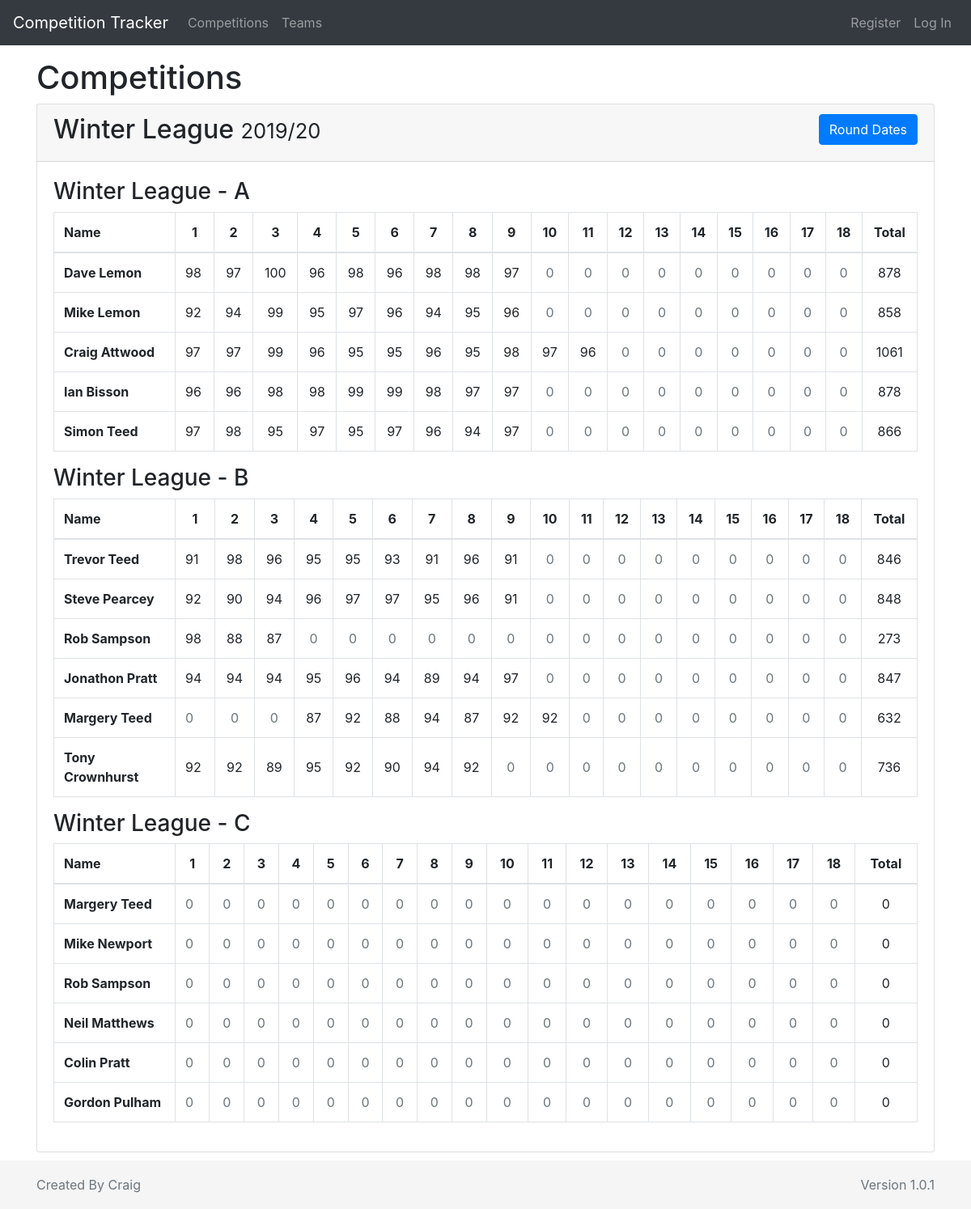
The page / on the database its author committed.
### tables this page shows
CREATE TABLE competitions (
    id INTEGER PRIMARY KEY AUTOINCREMENT,
    competition_name TEXT NOT NULL,
    season TEXT NULL,
    rounds INTEGER NULL,
    round1_due DATE NULL,
    round2_due DATE NULL,
    round3_due DATE NULL,
    round4_due DATE NULL,
    round5_due DATE NULL,
    round6_due DATE NULL,
    round7_due DATE NULL,
    round8_due DATE NULL,
    round9_due DATE NULL,
    round10_due DATE NULL,
    round11_due DATE NULL,
    round12_due DATE NULL,
    round13_due DATE NULL,
    round14_due DATE NULL,
    round15_due DATE NULL,
    round16_due DATE NULL,
    round17_due DATE NULL,
    round18_due DATE NULL
);

CREATE TABLE compTeam (
    id INTEGER PRIMARY KEY AUTOINCREMENT,
    team_id INTEGER NULL,
    competition_id INTEGER NULL
);

CREATE TABLE team (
    id INTEGER PRIMARY KEY AUTOINCREMENT,
    team_name TEXT NOT NULL,
    team_size INTEGER NULL,
    season TEXT NOT NULL
);

### winter_league/competition.py (the view)
@bp.route('/')
def index():
    print ('Requesting competition data')
    comp_data = collect_competion_data()
    return render_template('postal/index.html', data=comp_data, date=today)

### winter_league/auth.py (called while the page is built)
@bp.before_app_request
def load_logged_in_user():
    user_id = session.get('user_id')
    if user_id is None:
        g.user = None
    else:
        g.user = get_db().execute(
            'SELECT * FROM user WHERE id = ?', (user_id,)
        ).fetchone()

### winter_league/competition.py (called while the page is built)
@bp.route("/data/comp_teams/<comp_id>")
def get_competition_teams(comp_id):
    teams_in_comp = query_db(
        'SELECT compTeam.id as compTeam_id, team_id, team_name from compTeam '
        ' JOIN team ON team.id = compTeam.team_id'
        ' WHERE compTeam.competition_id=?', str(comp_id)
    )
    return teams_in_comp

def get_compeitors_scores(comp_id, user_id, team_id):
    user_results = query_db(
        """
        SELECT
-- rounds
rounds.comp_id
, rounds.num
-- compTeam
, compTeam.team_id
, compTeam.competition_id
-- teamMembers
, teamMembers.user_id
-- Scores
, scores.id as score_id
, scores.round
, scores.estimated
, scores.result
, scores.completed
, scores.compTeam_id
FROM rounds
LEFT JOIN compTeam
    ON compTeam.competition_id = rounds.comp_id
LEFT JOIN teamMembers
    ON teamMembers.team_id = compTeam.team_id
LEFT JOIN scores
    ON scores.competition_id = rounds.comp_id
    AND scores.compTeam_id = compTeam.id
        AND teamMembers.user_id = scores.user_id
        AND rounds.num = scores.round
WHERE
    rounds.comp_id=?
        AND teamMembers.user_id=?
        AND teamMembers.team_id=?;
        """, [comp_id, user_id, team_id]
    )
    return user_results

@bp.route("/<int:comp_id>/due_dates", methods=["GET"])
def get_comp_due_dates(comp_id):
    return query_db(
        "SELECT num, due_date FROM rounds WHERE comp_id = ?"
        , str(comp_id)
    )

### winter_league/db.py (called while the page is built)
def get_db():
    if 'db' not in g:
        g.db = sqlite3.connect(
            current_app.config['DATABASE'],
            detect_types=sqlite3.PARSE_DECLTYPES
        )
        g.db.row_factory = sqlite3.Row
    return g.db

def query_db(query, args=(), one=False):
    cur = get_db().execute(query, args)
    rv = cur.fetchall()
    cur.close()
    return (rv[0] if rv else None) if one else rv

### winter_league/team.py (called while the page is built)
def get_members(team_id):
    query = 'SELECT '\
    'teamMembers.*, user.first_name, user.surname '\
    'FROM teamMembers '\
    'JOIN user'\
    '    ON teamMembers.user_id = user.id '\
    'WHERE team_id = ?'
    return query_db(query, str(team_id))

### winter_league/templates/postal/index.html (shortened to what this page needs)
{% extends 'base.html' %}
{% block header %}
<h1>{% block title %}Competitions{% endblock %}</h1>
<link rel="stylesheet" href="{{ url_for('static', filename='css/jquery-ui.css') }}"/>
{% endblock %}
{% block content %}
{% for competition in data.competitions %}
{% set num_of_rounds = competition.info.rounds %}
<div class="card mt-2">
    <div class="card-header">
        <h2 class="display-5 float-left">{{competition.info.name}} <small>{{competition.info.season}}</small></h2>
        <div class="float-right">
            <a class="btn btn-primary" href="{{url_for('competition.competition_due_dates')}}">Round Dates</a>
        </div>
    </div>
    <div class="card-body">
        {% for team in competition.teams%}
        <h3 id="{{team.u_team_id}}">{{team.team_name}}</h3>
        <div class="table-responsive table-wrapper">
            <table class="table table-bordered results">
                <thead>
                <tr>
                    <th>Name</th>
                    {% for round in range(competition.info.rounds) %}
                    {% if competition.round_due_dates %}
                    {% if date > competition.round_due_dates[loop.index0]%}
                    {% set r_state = 'table-danger ' %}
                    {% else %}
                    {% set r_state = '' %}
                    {% endif %}
                    <th class="" tabindex="0" data-toggle="popover" data-placement="top" data-trigger="focus"
                        title="Round {{loop.index}} Due:" data-content="{{competition.round_due_dates[loop.index]}}">
                        {{loop.index}}
                    </th>
                    {% else %}
                    <th>{{loop.index}}</th>
                    {% endif %}
                    {% endfor %}
                    <th>Total</th>
                </tr>
                </thead>
                <tbody>
                {% for person in team.shooters %}
                <tr>
                    <th scope="row">{{person.name}}<br>
                    </th>
                    {% for curr_round in range(num_of_rounds) %}
                    {% if person.scores[curr_round].score_id != None %}
                    <td class="{{'updateable ' if g.user }}{{r_state}}record" data-round="{{loop.index}}"
                        data-name="{{person.name}}"
                        data-shot-id="{{person.scores[curr_round].score_id if person.scores[curr_round]}}"
                        data-uteam-id="{{team.u_team_id}}">
                        {{ person.scores[curr_round].actual if person.scores[curr_round] in person.scores else '' }}
                    </td>
                    {% else %}
                    <td class="{{'updateable ' if g.user }}{{r_state}}record text-muted"
                        data-comp-id="{{competition.info.id}}" data-round="{{loop.index}}"
                        data-user-id="{{person.user_id}}" data-name="{{person.name}}" data-shot-id=""
                        data-uteam-id="{{team.u_team_id}}">0
                    </td>
                    {% endif%}
                    {% endfor %}
                    <td>{{person.scores | sum(attribute='actual')}}</td>
                </tr>
                {% endfor %}
                </tbody>
            </table>
        </div>
        {% endfor %}
    </div>
</div>
{% else %}
No data
{% endfor %}
{% endblock %}

### winter_league/templates/base.html (shortened to what this page needs)
<!doctype html>
<html lang="en">
<head>
  <link rel="stylesheet" href="{{ url_for('static', filename='css/bootstrap.css') }}">
  <link rel="stylesheet" href="https://cdnjs.cloudflare.com/ajax/libs/font-awesome/4.7.0/css/font-awesome.min.css">
</head>
<body>
<nav class="navbar navbar-expand-md bg-dark navbar-dark fixed-top">
  <a class="navbar-brand" href="/">Competition Tracker</a>
  <div class="collapse navbar-collapse" id="navbarSupportedContent">
  <ul class="navbar-nav mr-auto">
    <li class="nav-item">
      <a class="nav-link" href="{{ url_for('competition.index') }}">Competitions</a>
    </li>
    <li class="nav-item">
      <a class="nav-link" href="{{ url_for('team.index') }}">Teams</a>
    </li>
  </ul>
  <ul class="navbar-nav">
    {% if g.user %}
    <li class="nav-item">
      <a class="nav-link" href="{{ url_for('user.user_stats', user_id=g.user['id']) }}" class="navbar-text">{{ g.user['username'] }}</a>
    </li>
    <li class="nav-item">
      <a class="nav-link" href="{{ url_for('auth.logout') }}">Log Out</a>
    </li>
    {% else %}
    <li><a class="nav-link" href="{{ url_for('auth.register') }}">Register</a></li>
    <li><a class="nav-link" href="{{ url_for('auth.login') }}">Log In</a></li>
    {% endif %}
  </ul>
  </div>
</nav>
<section class="container mt-5 pt-4">
  <header>
    {% block header %}{% endblock %}
  </header>
  {% block content %}{% endblock %}
</section>
<footer class="footer mt-2">
  <div class="container">
    <div class="d-flex justify-content-between">
      <span class="text-muted">Created By Craig </span>
      <span class="text-muted">Version 1.0.1</span>
    </div>
  </div>
</footer>
</body>
</html>

### rows shown on the page
competitions: info.name "Winter League", info.season "2019/20"
compTeam: team_name "Winter League - A", name "Dave Lemon" "Mike Lemon" "Craig Attwood" "Ian Bisson" "Simon Teed", scores "98" "97" "100" "96" "98" "96" "98" "98" "97" "92" "94" "99" "95" "97" "96" "94" "95" "96" "97" "97" "99" "96" "95" "95" "96" "95" "98" "97" "96" "96" "96" "98" "98" "99" "99" "98" "97" "97" "97" "98" "95" "97" "95" "97" "96" "94" "97", scores|sum "878" "858" "1061" "878" "866"
compTeam: team_name "Winter League - B", name "Trevor Teed" "Steve Pearcey" "Rob Sampson" "Jonathon Pratt" "Margery Teed" "Tony Crownhurst", scores "91" "98" "96" "95" "95" "93" "91" "96" "91" "92" "90" "94" "96" "97" "97" "95" "96" "91" "98" "88" "87" "94" "94" "94" "95" "96" "94" "89" "94" "97" "87" "92" "88" "94" "87" "92" "92" "92" "92" "89" "95" "92" "90" "94" "92", scores|sum "846" "848" "273" "847" "632" "736"
compTeam: team_name "Winter League - C", name "Margery Teed" "Mike Newport" "Rob Sampson" "Neil Matthews" "Colin Pratt" "Gordon Pulham", scores|sum "0" "0" "0" "0" "0" "0"
